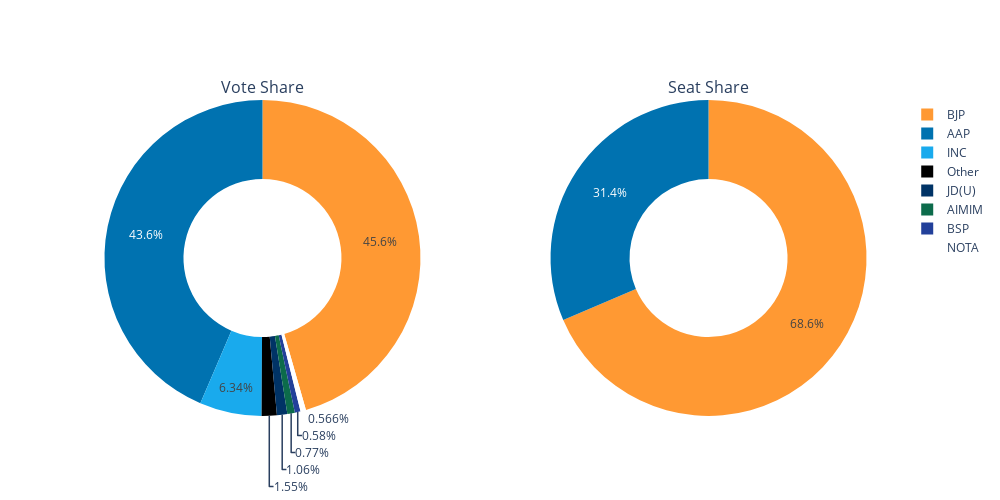

Notebook code for this chart:
### Markdown cell above
# Party wise analysis

### Code cell
party_wise = result.groupby(by=['Name','Abb','Color']).agg({'EVM Votes':'sum','Postal Votes':'sum','Total Votes':'sum'}).reset_index()
party_wise['Rank']=party_wise['Total Votes'].rank(ascending=False)
party_wise.loc[party_wise.Rank > 8, 'Name'] = 'Other'
party_wise.loc[party_wise.Rank > 8, 'Abb'] = 'Other'

winner = result[result.Rank==1][['Party','Color','Abb']]
winner = winner.groupby(['Party','Color','Abb']).size().reset_index()

# Define the figure with a 1x2 layout
fig = make_subplots(rows=1, cols=2, subplot_titles=["Vote Share", "Seat Share"], specs=[[{"type": "domain"}, {"type": "domain"}]])

# First Pie Chart
fig.add_trace(go.Pie(labels=party_wise.Abb, values=party_wise['Total Votes'],
                     marker=dict(colors=party_wise['Color']), hole=0.5), row=1, col=1)

# Second Pie Chart
fig.add_trace(go.Pie(labels=winner.Abb, values=winner[0],
                     marker=dict(colors=winner['Color']), hole=0.5), row=1, col=2)

# Adjust layout for better spacing
fig.update_layout(height=500, width=1000, showlegend=True)

fig.show()

### Figure 1 — Plotly figure (JSON) as saved in the notebook; plotly's stock layout.template omitted (floating-point values rounded to 4 significant figures)
{"data": [{"domain": {"x": [0, 0.45], "y": [0, 1]}, "hole": 0.5, "labels": ["Other", "AAP", "Other", "Other", "Other", "Other", "Other", "Other", "Other", "AIMIM", "BSP", "BJP", "Other", "Other", "Other", "Other", "Other", "Other", "INC", "Other", "JD(U)", "Other", "Other", "Other", "Other", "NOTA", "Other", "Other", "Other", "Other", "Other", "Other", "Other", "Other", "Other"], "marker": {"colors": ["#000000", "#0072B0", "#000000", "#000000", "#000000", "#000000", "#003597", "#000000", "#AC1313", "#0C6B4B", "#22409A", "#FF9933", "#000000", "#000000", "#CB0922", "#CC0D0D", "#C41301", "#DCDCDC", "#19AAED", "#000000", "#003366", "#908484", "#000000", "#00B2B2", "#000000", "#FFFFFF", "#000000", "#000000", "#000000", "#000000", "#000000", "#000000", "#000000", "#F5D50A", "#000000"]}, "type": "pie", "values": [773, 4133898, 569, 70, 85, 1252, 8727, 370, 94, 73032, 55066, 4323110, 670, 2782, 1595, 824, 428, 43833, 601922, 1406, 100580, 166, 553, 5414, 135, 53738, 68845, 435, 2312, 589, 1163, 842, 1779, 349, 970]}, {"domain": {"x": [0.55, 1], "y": [0, 1]}, "hole": 0.5, "labels": ["AAP", "BJP"], "marker": {"colors": ["#0072B0", "#FF9933"]}, "type": "pie", "values": [22, 48]}], "layout": {"annotations": [{"font": {"size": 16}, "showarrow": false, "text": "Vote Share", "x": 0.225, "xanchor": "center", "xref": "paper", "y": 1, "yanchor": "bottom", "yref": "paper"}, {"font": {"size": 16}, "showarrow": false, "text": "Seat Share", "x": 0.775, "xanchor": "center", "xref": "paper", "y": 1, "yanchor": "bottom", "yref": "paper"}], "height": 500, "showlegend": true, "width": 1000}}
